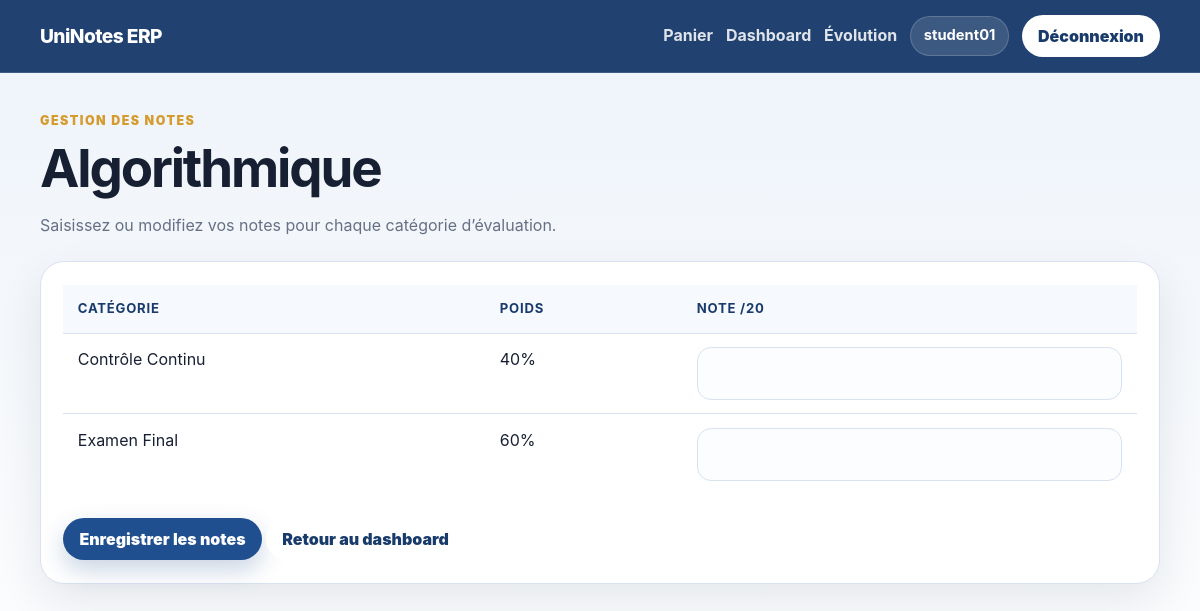
Page /academics/notes/2/ (signed in) on the committed database.
### academics/models.py (models this page shows, shortened)
class ModuleChoisi(models.Model):
    inscription = models.ForeignKey(Inscription, on_delete=models.CASCADE, related_name="modules_choisis")
    module = models.ForeignKey(CatalogueModule, on_delete=models.PROTECT, related_name="choix")
    date_choix = models.DateTimeField(auto_now_add=True)
    class Meta:
        unique_together = ["inscription", "module"]
        ordering = ["module__intitule"]

class CatalogueModule(models.Model):
    intitule = models.CharField(max_length=150, unique=True)
    coefficient = models.PositiveIntegerField(validators=[MinValueValidator(1)])
    description = models.TextField(blank=True, null=True)
    est_actif = models.BooleanField(default=True)
    class Meta:
        ordering = ["intitule"]

class CategorieEvaluation(models.Model):
   module = models.ForeignKey(CatalogueModule, on_delete=models.CASCADE, related_name="categories")
   nom = models.CharField(max_length=100)
   poids = models.PositiveBigIntegerField(validators=[MinValueValidator(1), MaxValueValidator(100)])
   class Meta:
       unique_together = ["module", "nom"]
       ordering = ["module__intitule", "nom"]

class Note(models.Model):
    module_choisi = models.ForeignKey(ModuleChoisi, on_delete=models.CASCADE, related_name="notes")
    categorie = models.ForeignKey(CategorieEvaluation, on_delete=models.PROTECT, related_name="notes")
    valeur = models.DecimalField(max_digits=4, decimal_places=2, validators=[MinValueValidator(Decimal('0.00')), MaxValueValidator(Decimal('20.00'))])
    date_saisie = models.DateTimeField(auto_now=True)
    class Meta:
        unique_together = ["module_choisi", "categorie"]
        ordering = ["-date_saisie"]

### academics/views.py (the view, shortened to what this page needs)
# urls.py: path("notes/<int:module_choisi_id>/", views.manage_notes_view, name="manage_notes"),
@login_required
def manage_notes_view(request, module_choisi_id):
    if request.user.profile.role != Profile.ROLE_STUDENT:
        messages.error(request, "Accès réservé aux étudiants.")
        return redirect("home")
    module_choisi = get_object_or_404(
        ModuleChoisi,
        id=module_choisi_id,
        inscription__etudiant=request.user
    )
    inscription = module_choisi.inscription
    if inscription.statut != Inscription.STATUT_VERROUILLEE:
        messages.error(
            request,
            "Les notes ne peuvent être saisies qu’après verrouillage de l’inscription."
        )
        return redirect("student_dashboard")
    categories = module_choisi.module.categories.all()
    existing_notes = {
        note.categorie_id: note
        for note in module_choisi.notes.all()
    }
    return render(request, "academics/manage_notes.html", {
        "module_choisi": module_choisi,
        "categories": categories,
        "existing_notes": existing_notes,
    })

### templates/academics/manage_notes.html (shortened to what this page needs)
{% extends 'base.html' %}
{% block content %}
  <div class="page-header">
    <p class="eyebrow">Gestion des notes</p>
    <h1>{{ module_choisi.module.intitule }}</h1>
    <p>Saisissez ou modifiez vos notes pour chaque catégorie d’évaluation.</p>
  </div>
  <section class="section-card card">
    <form method="post" class="form-card">
      <div class="table-wrap">
        <table class="data-table">
          <thead>
            <tr>
              <th>Catégorie</th>
              <th>Poids</th>
              <th>Note /20</th>
            </tr>
          </thead>
          <tbody>
            {% for categorie in categories %}
              <tr>
                <td>{{ categorie.nom }}</td>
                <td>{{ categorie.poids }}%</td>
                <td>
                  <input type="number"
                    name="categorie_{{ categorie.id }}"
                    min="0"
                    max="20"
                    step="0.01"
                    value="{% for note in module_choisi.notes.all %}
                      {% if note.categorie.id == categorie.id %}{{ note.valeur }}{% endif %}
                    {% endfor %}" />
                </td>
              </tr>
            {% endfor %}
          </tbody>
        </table>
      </div>
      <div style="margin-top: 1.5rem;">
        <button type="submit" class="btn btn-primary">Enregistrer les notes</button>
        <a href="{% url 'student_dashboard' %}" class="btn btn-light">Retour au dashboard</a>
      </div>
    </form>
  </section>
{% endblock %}

### templates/base.html (shortened to what this page needs)
<!DOCTYPE html>
{% load static %}
<html lang="fr">
  <head>
    <link rel="stylesheet" href="{% static 'css/style.css' %}" />
  </head>
  <body>
    <nav class="navbar">
      <div class="nav-inner">
        <a class="brand" href="{% url 'home' %}">UniNotes ERP</a>
        <div class="nav-actions">
          {% if user.is_authenticated %}
            {% if user.profile.role == 'student' %}
              <a class="nav-link" href="{% url 'basket' %}">Panier</a>
              <a class="nav-link" href="{% url 'student_dashboard' %}">Dashboard</a>
              <a class="nav-link" href="{% url 'evolution' %}">Évolution</a>
            {% elif user.profile.role == 'tutor' %}
              <a class="nav-link" href="{% url 'tutor_students' %}">Étudiants</a>
            {% endif %}
            <span class="user-pill">{{ user.username }}</span>
            <form method="post" action="{% url 'logout' %}" class="inline-form">
              <button class="btn btn-light" type="submit">Déconnexion</button>
            </form>
          {% else %}
            <a class="nav-link" href="{% url 'login' %}">Connexion</a>
            <a class="btn btn-light" href="{% url 'register' %}">Inscription</a>
          {% endif %}
        </div>
      </div>
    </nav>
    <main class="container">
      {% block content %}
      {% endblock %}
    </main>
  </body>
</html>

### static/css/style.css (style rules this page uses)
* { box-sizing: border-box; }
:root { --bg: #f4f7fb; --surface: #ffffff; --surface-soft: #edf3fb; --primary: #1f4f8f; --primary-dark: #183b6b; --accent: #d59b2d; --danger: #b4232f; --danger-dark: #8f1d27; --text: #172033; --muted: #667085; --border: #d9e2ef; --shadow: 0 18px 45px rgba(23, 32, 51, 0.09); }
body { margin: 0; min-height: 100vh; background: linear-gradient(180deg, #eef4fb 0%, var(--bg) 38%, #ffffff 100%); color: var(--text); font-family: Inter, "Segoe UI", Arial, sans-serif; font-size: 16px; line-height: 1.6; }
a { color: var(--primary); text-decoration: none; }
h1, h2, h3, p { margin-top: 0; }
h1 { font-size: clamp(2rem, 5vw, 3.3rem); line-height: 1.08; letter-spacing: -0.04em; margin-bottom: 1rem; }
button, input, select, textarea { font: inherit; }
.navbar { position: sticky; top: 0; z-index: 10; background: rgba(24, 59, 107, 0.96); border-bottom: 1px solid rgba(255, 255, 255, 0.14); backdrop-filter: blur(12px); }
.nav-inner { width: min(1120px, calc(100% - 32px)); margin: 0 auto; min-height: 72px; display: flex; align-items: center; justify-content: space-between; gap: 1rem; }
.brand { color: #ffffff; font-size: 1.2rem; font-weight: 800; letter-spacing: -0.03em; }
.nav-actions { display: flex; align-items: center; gap: 0.8rem; flex-wrap: wrap; justify-content: flex-end; }
.nav-link { color: rgba(255, 255, 255, 0.86); font-weight: 700; }
.user-pill { color: #ffffff; background: rgba(255, 255, 255, 0.12); border: 1px solid rgba(255, 255, 255, 0.18); border-radius: 999px; padding: 0.45rem 0.8rem; font-size: 0.92rem; font-weight: 700; }
.container { width: min(1120px, calc(100% - 32px)); margin: 0 auto; padding: 2.4rem 0 4rem; }
.eyebrow { margin-bottom: 0.55rem; color: var(--accent); font-size: 0.78rem; font-weight: 900; letter-spacing: 0.12em; text-transform: uppercase; }
.card { background: var(--surface); border: 1px solid var(--border); border-radius: 24px; box-shadow: var(--shadow); }
.page-header { margin-bottom: 1.4rem; }
.page-header p:last-child { color: var(--muted); max-width: 720px; }
.section-card, .basket-status { padding: 1.4rem; margin-bottom: 1.2rem; }
.table-wrap { width: 100%; overflow-x: auto; }
.data-table { width: 100%; border-collapse: collapse; min-width: 680px; }
.data-table th, .data-table td { padding: 0.85rem 0.9rem; text-align: left; border-bottom: 1px solid var(--border); vertical-align: top; }
.data-table th { color: var(--primary-dark); background: #f6f9fd; font-size: 0.82rem; letter-spacing: 0.06em; text-transform: uppercase; }
.data-table tr:last-child td { border-bottom: 0; }
.form-card input, .form-card select, .form-card textarea { width: 100%; border: 1px solid var(--border); border-radius: 14px; padding: 0.78rem 0.9rem; background: #fbfdff; color: var(--text); outline: none; transition: border-color 0.2s ease, box-shadow 0.2s ease; }
.btn { display: inline-flex; align-items: center; justify-content: center; min-height: 42px; border: 0; border-radius: 999px; padding: 0.65rem 1rem; cursor: pointer; font-weight: 900; line-height: 1; text-decoration: none; transition: transform 0.2s ease, box-shadow 0.2s ease, background 0.2s ease; }
.btn-primary { color: #ffffff; background: var(--primary); box-shadow: 0 10px 24px rgba(31, 79, 143, 0.24); }
.btn-light { color: var(--primary-dark); background: #ffffff; }
.inline-form { display: inline; }

### rows in the picture
ModuleChoisi: module.intitule "Algorithmique"
CategorieEvaluation: nom "Contrôle Continu", poids "40"
CategorieEvaluation: nom "Examen Final", poids "60"

### other values in the picture
{{ user.username }} "student01"
